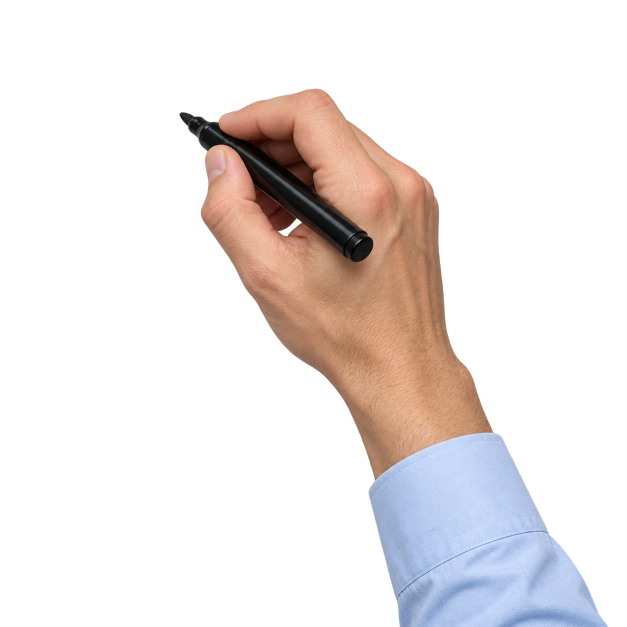
#> input picture .agents/skills/create-whiteboard-narration/assets/hand_marker.png, 1254 x 1254 px, given in place of camera-test-001.png, which was not available (shown at 1/2 size)
$ python analyze_grain.py --output out
#> lines starting #> are read from the running program, lines starting #| are printed output that depends on the picture; pictures that were not available may be replaced by others from this repository, and a replacement may not be noted
"""Display-space Monte Carlo noise estimate, with no claim of linear radiance accuracy."""
from PIL import Image
import numpy as np,json
from pathlib import Path
import argparse
_parser=argparse.ArgumentParser(description=__doc__)
_parser.add_argument('--output',type=Path,required=True,help='Existing scene output directory')
_args=_parser.parse_args()
p=_args.output.resolve()/'motion-benchmark'
a=np.asarray(Image.open(p/'camera-test-001.png').convert('RGB'),float)/255;b=np.asarray(Image.open(p/'independent-seed-grain-crop.png').convert('RGB'),float)/255
#> after `a = np.asarray(Image.open(p / 'camera-test-001.png').convert('RGB'), f`:
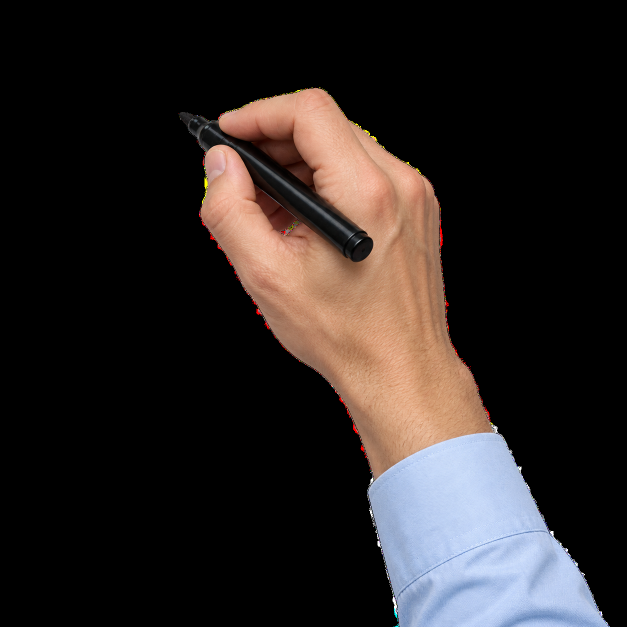
#> a: shape (1254, 1254, 3) float64 (shown at 1/2 size); mean R, G, B 0.171, 0.146, 0.14
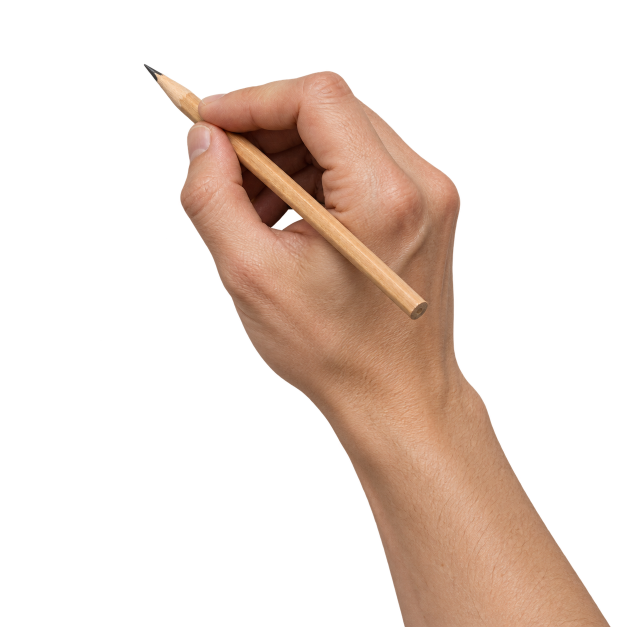
#> input picture .agents/skills/create-whiteboard-narration/assets/hand_pencil.png, 1254 x 1254 px, given in place of independent-seed-grain-crop.png, which was not available (shown at 1/2 size)
#> after `b = np.asarray(Image.open(p / 'independent-seed-grain-crop.png').conve`:
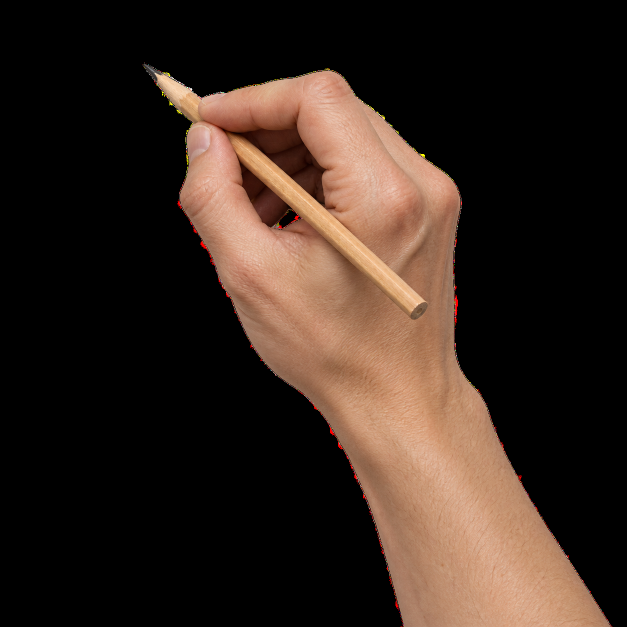
#> b: shape (1254, 1254, 3) float64 (shown at 1/2 size); mean R, G, B 0.207, 0.151, 0.118
l=np.array([.2126,.7152,.0722]);bb=b@l;h,w=bb.shape;res=[]
#> after `bb = b @ l`:
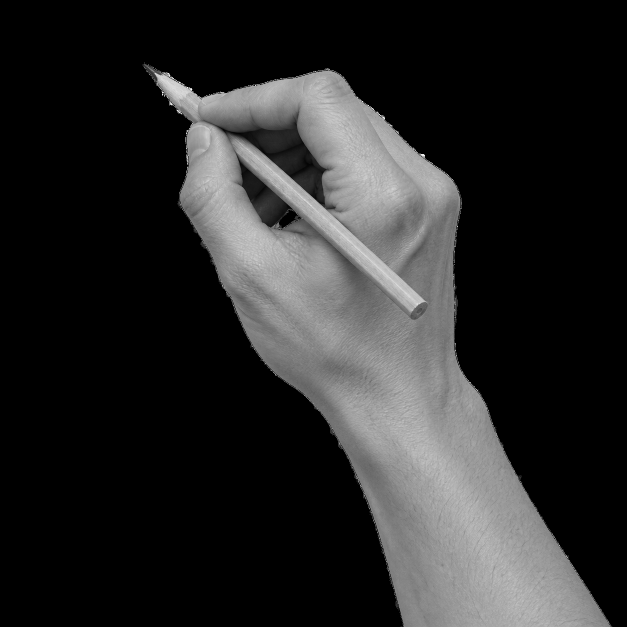
#> bb: shape (1254, 1254) float64 (shown at 1/2 size); min 0, max 1, mean 0.16
#> after `h, w = bb.shape`: h = 1254; w = 1254
# Account for Blender's border rounding; register among the adjacent expected pixels.
for y in [251,252,253,254]:
 aa=a[y:y+h,320:320+w]@l;yy,xx=np.indices(aa.shape);mask=(aa>.045)&(aa<.55)&((xx-287)**2+(yy-(373-y))**2>80**2)&(xx>20)&(xx<w-20)&(yy>20)&(yy<h-20)
#> (the run stopped early here; a loop or call above may not have finished)
